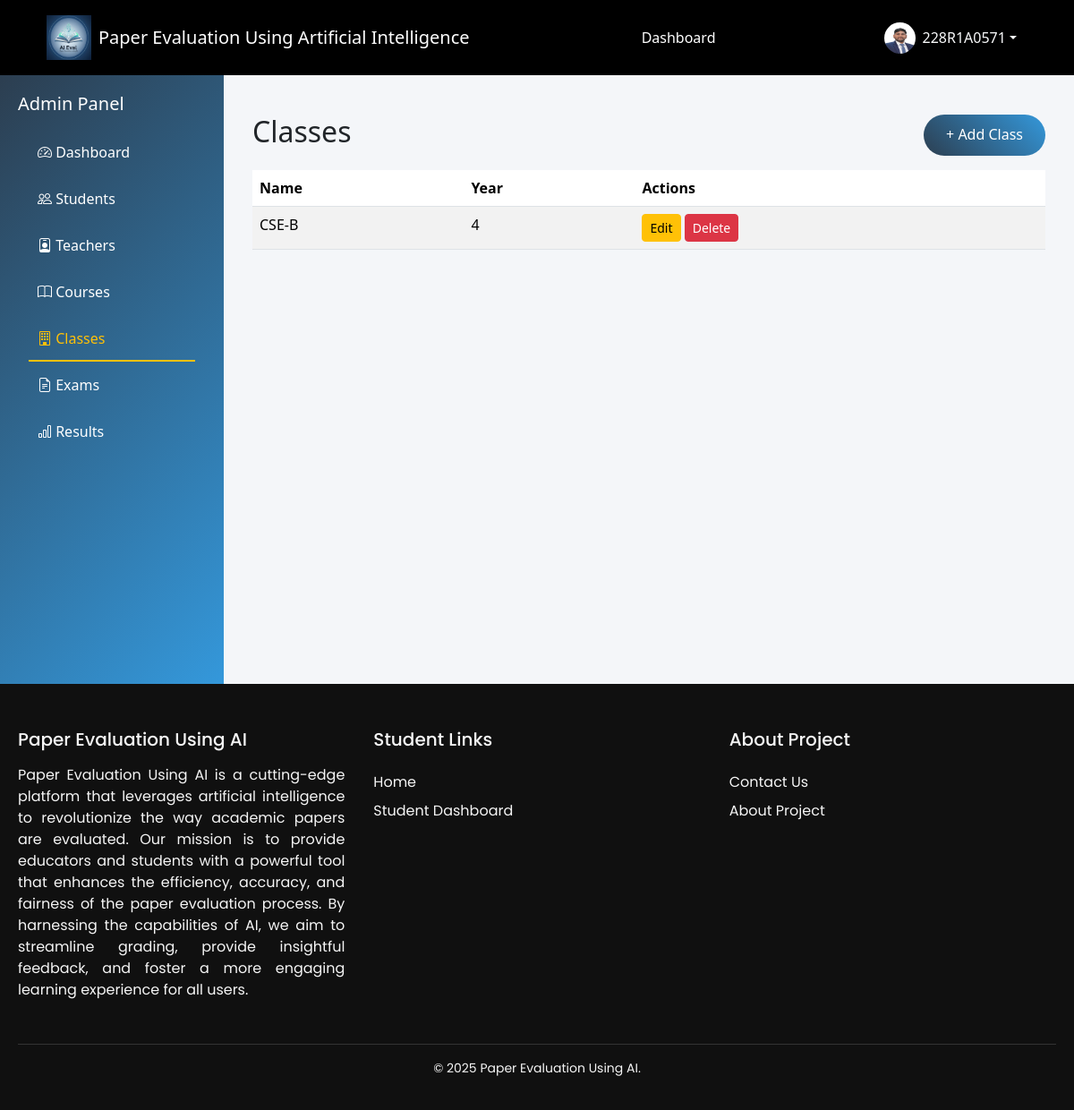
/dashboard/classes/ (signed in), run on the app's committed database.
### Accounts/models.py (models this page shows, shortened)
class User(AbstractUser):
    ROLE_CHOICES = [
        ('admin', 'Admin'),
        ('teacher', 'Teacher'),
        ('student', 'Student'),
    ]
    role = models.CharField(max_length=10, choices=ROLE_CHOICES)
    phone = models.CharField(max_length=15, blank=True)

class Student(models.Model):
    user = models.OneToOneField(User, on_delete=models.CASCADE, related_name='student_profile')
    roll_number = models.CharField(max_length=20)
    profile_image = models.ImageField(
        upload_to='profile/',
        storage=cloudinary_storage,
        blank=True,
        null=True
    )
    student_class = models.ForeignKey(Class, on_delete=models.SET_NULL, null=True, blank=True)
    course = models.CharField(max_length=50, default="BTECH")
    branch = models.CharField(max_length=50)
    YEAR_CHOICES = [
        (1, "1st Year"),
        (2, "2nd Year"),
        (3, "3rd Year"),
        (4, "4th Year"),
    ]
    year = models.IntegerField(choices=YEAR_CHOICES)
    dob = models.DateField()
    attendance = models.FloatField(default=88.0)
    cgpa = models.FloatField(default=8.8)
    created_at = models.DateTimeField(auto_now_add=True)

class Class(models.Model):
    name = models.CharField(max_length=50)  # e.g., CSE-A
    year = models.IntegerField()

### Dashboards/views.py (the view)
# urls.py: path('classes/', views.manage_classes, name='manage_classes'),
def manage_classes(request):
    classes = Class.objects.all()
    return render(request, "admin/manage_classes/manage_classes.html", {"classes": classes})

### Dashboards/templates/admin/manage_classes/manage_classes.html (shortened to what this page needs)
{% extends "admin/admin_base.html" %}
{% block manage_classes_active %}active{% endblock manage_classes_active %}
{% block admin_content %}
<div class="container mt-4">
    <div class="d-flex justify-content-between">
        <h2>Classes</h2>
        <a href="{% url 'add_class' %}" class="btn btn-primary">+ Add Class</a>
    </div>
    <table class="table table-striped mt-3">
        <thead>
            <tr>
                <th>Name</th>
                <th>Year</th>
                <th>Actions</th>
            </tr>
        </thead>
        <tbody>
            {% for c in classes %}
            <tr>
                <td>{{ c.name }}</td>
                <td>{{ c.year }}</td>
                <td>
                    <a href="{% url 'edit_class' c.id %}" class="btn btn-warning btn-sm">Edit</a>
                    <form action="{% url 'delete_class' c.id %}" method="POST" style="display:inline;">
                        <button class="btn btn-danger btn-sm">Delete</button>
                    </form>
                </td>
            </tr>
            {% empty %}
            <tr><td colspan="3">No classes found</td></tr>
            {% endfor %}
        </tbody>
    </table>
</div>
{% endblock %}

### templates/base.html (shortened to what this page needs)
{% load static %}
<!DOCTYPE html>
<html lang="en">
<head>
    <link href="https://cdn.jsdelivr.net/npm/bootstrap@5.3.3/dist/css/bootstrap.min.css" rel="stylesheet">
    <link href="https://cdn.jsdelivr.net/npm/bootstrap-icons@1.10.5/font/bootstrap-icons.css" rel="stylesheet">
    <link rel="stylesheet" href="{% static "css/base.css" %}" />
    <link rel="stylesheet" href="https://cdnjs.cloudflare.com/ajax/libs/toastr.js/latest/toastr.min.css">
    <link href="https://cdn.jsdelivr.net/npm/bootstrap-icons@1.10.5/font/bootstrap-icons.css" rel="stylesheet">
    <link rel="stylesheet" href="https://cdnjs.cloudflare.com/ajax/libs/font-awesome/6.4.0/css/all.min.css">
</head>
<body class="d-flex flex-column">
    <nav class="navbar navbar-expand-lg navbar-dark ">
        <div class="container-fluid">
            <a class="navbar-brand d-flex align-items-center" href="/">
                <img src="{% static 'images/logo.png' %}" width="50" height="50" alt="Beast Logo" class="me-2">
                <span class="brand-text">Paper Evaluation Using Artificial Intelligence</span>
            </a>
            <div class="d-flex flex-wrap align-items-center justify-content-between w-100">
                <ul class="navbar-nav mx-auto">
                    {% if request.user.is_authenticated %}
                    {% if request.user.is_superuser %}
                    <li class="nav-item">
                        <a class="nav-link {% block admin_dashactive %}{% endblock admin_dashactive %}" href="{% url 'admin_dashboard' %}">Dashboard</a>
                    </li>
                    <li class="nav-item">
                        <a class="nav-link" href="{% url 'admin:index' %}">Django Admin</a>
                    </li>
                    {% else %}
                        {% if request.user.role == "teacher" %}
                        <li class="nav-item">
                            <a
                                class="nav-link {% block teacher_dashactive %}{% endblock teacher_dashactive %} "
                                href="{% url "teacher_dashboard" %}">Dashboard</a>
                        </li>
                        {% elif request.user.role == "student" %}
                        <li class="nav-item">
                            <a
                                class="nav-link {% block student_dashactive %}{% endblock student_dashactive %}  "
                                href="{% url "student_dashboard" %}">Dashboard</a>
                        </li>
                        {% endif %}
                    {% endif %}
                    {% endif %}
                </ul>
                <div class="d-flex align-items-center gap-2">
                    {% if request.user.is_authenticated %}
                    <div class="dropdown">
                        <button class="btn dropdown-toggle text-light d-flex align-items-center border-0 bg-transparent"
                            id="userDropdown" data-bs-toggle="dropdown" aria-expanded="false">
                            {% if request.user.role == "student" %}
                            <img src="{{ request.user.student_profile.profile_image.url }}" class="rounded-circle me-2"
                                width="35" height="35">
                            {% elif request.user.role == "teacher" %}
                            <img src="{{ request.user.teacher_profile.profile_image.url }}" class="rounded-circle me-2"
                                width="35" height="35">
                            {% else %}
                            <img src="{% static "images/image.png" %}" class="rounded-circle me-2" width="35" height="35">
                            {% endif %}
                            {{ request.user.username }}
                        </button>
                    </div>
                    {% endif %}
                </div>
            </div>
        </div>
    </nav>
    <main class="flex-grow-1">
        {% block body %}
        {% endblock body %}
    </main>
    <footer class="footer">
        <div class="footer-container">
            <div class="footer-column first-column">
            <h3>Paper Evaluation Using AI</h3>
            <p style="text-align: justify;">
                Paper Evaluation Using AI is a cutting-edge platform that leverages artificial intelligence to revolutionize the way academic papers are evaluated. Our mission is to provide educators and students with a powerful tool that enhances the efficiency, accuracy, and fairness of the paper evaluation process. By harnessing the capabilities of AI, we aim to streamline grading, provide insightful feedback, and foster a more engaging learning experience for all users.
            </p>
            </div>
            <div class="footer-column">
            <h4>Student Links</h4>
            <ul>
                <li><a href="/">Home</a></li>
                <li><a href="{% url "student_dashboard" %}">Student Dashboard</a></li>
            </ul>
            </div>
            <div class="footer-column">
            <h4>About Project</h4>
            <ul>
                <li><a href="/contactus">Contact Us</a></li>
                <li><a href="{% url "aboutproject" %}">About Project</a></li>
            </ul>
            </div>
        </div>
        <div class="footer-bottom">
            <p>&copy; 2025 Paper Evaluation Using AI.</p>
        </div>
    </footer>
</body>
</html>

### static/css/base.css (style rules this page uses)
body { margin: 0; padding: 0; background-color: #f4f2ed; font-family: 'Poppins', sans-serif; }
.navbar { background-color: #000 !important; padding: 12px 40px; }
.navbar .container-fluid { display: flex; align-items: center; justify-content: space-between; }
.navbar-nav { margin: 0 auto; }
.nav-link { padding: 6px 12px; margin: 0; }
.nav-link { color: #fff !important; font-weight: 400; margin: 0 12px; position: relative; transition: all 0.3s ease; }
.nav-link::after { content: ""; position: absolute; width: 0; height: 2px; bottom: -4px; left: 0; background-color: currentColor; transition: width 0.3s ease; }
a { position: relative; text-decoration: none; color: inherit; transition: color 0.3s ease; }
a::after { content: ""; position: absolute; width: 0; height: 2px; left: 0; bottom: -2px; background: currentColor; transition: width 0.3s ease; }
.footer { background-color: #101010; color: #f5f5f5; padding: 50px 20px 20px; font-family: 'Poppins', sans-serif; overflow: hidden; }
.footer-container { display: flex; flex-wrap: wrap; justify-content: space-between; gap: 2rem; max-width: 1200px; margin: 0 auto; }
.footer-column { flex: 1 1 200px; min-width: 200px; }
.footer-column h3, .footer-column h4 { margin-bottom: 1rem; font-size: 1.25rem; position: relative; display: inline-block; }
.footer-column ul { list-style: none; padding: 0; margin: 0; }
.footer-column ul li { margin: 0.5rem 0; }
.footer-column ul li a { color: #f5f5f5; text-decoration: none; position: relative; transition: color 0.3s ease; }
.footer-column ul li a::after { content: ''; position: absolute; bottom: -2px; left: 0; height: 2px; width: 0; background-color: #ffc107 ; transition: width 0.3s ease; }
.footer-bottom { border-top: 1px solid #333; text-align: center; margin-top: 2rem; padding-top: 1rem; font-size: 0.875rem; }

### Dashboards/templates/admin/admin_base.html (style rules this page uses)
:root { --primary-color: #2c3e50; --secondary-color: #3498db; --success-color: #27ae60; --danger-color: #e74c3c; --warning-color: #f39c12; }
body { background-color: #f8f9fa; font-family: 'Segoe UI', Tahoma, Geneva, Verdana, sans-serif; }
.btn-primary { background: linear-gradient(45deg, var(--primary-color), var(--secondary-color)); border: none; border-radius: 25px; padding: 10px 25px; }

### data on the page
User: user.student_profile.profile_image (picture), user.username "228R1A0571"
Class: name "CSE-B", year "4"
